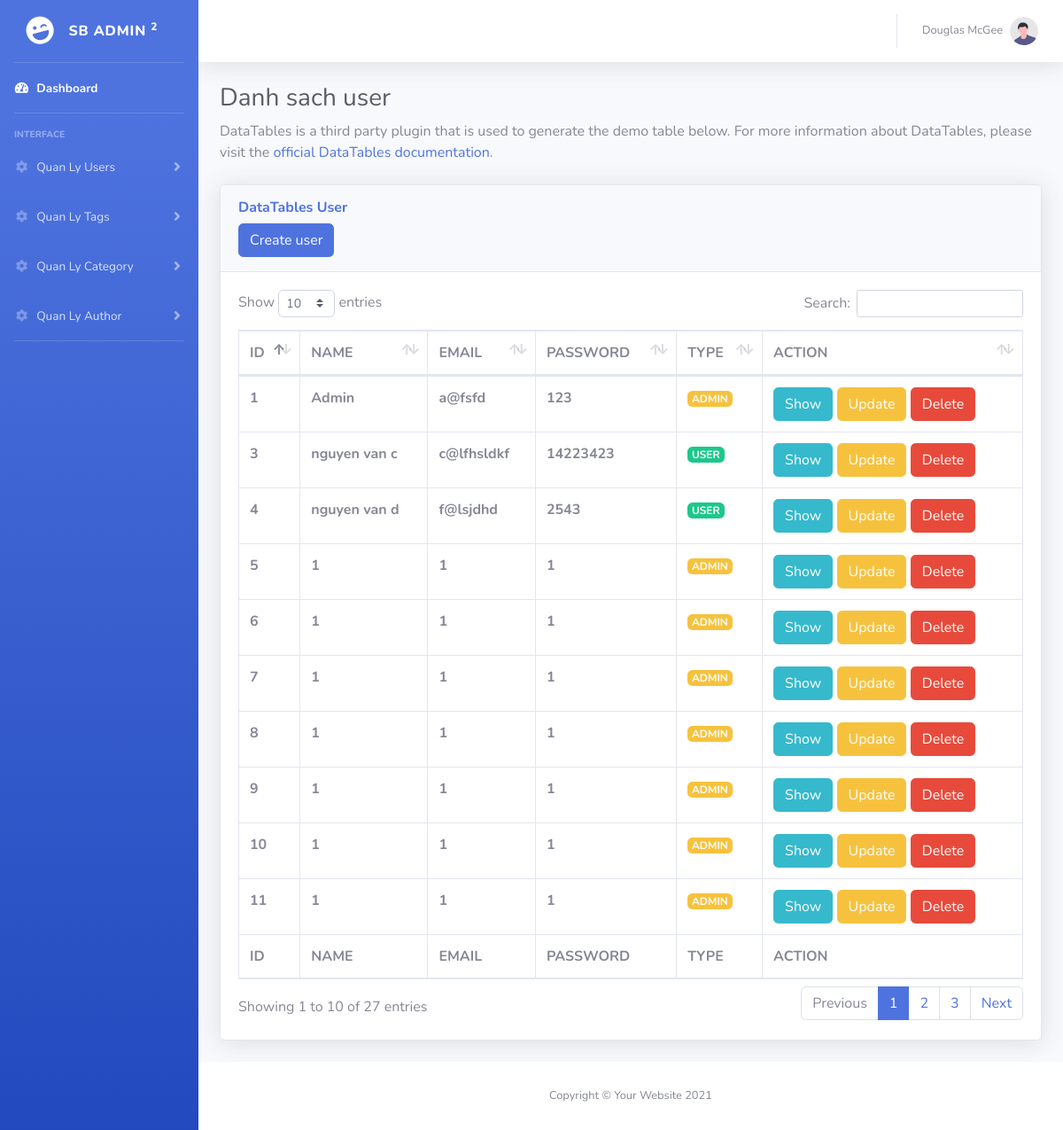
/admin/?act=users, run on the app's committed database.
### tables this page shows
CREATE TABLE `users` (
  `id` int NOT NULL,
  `name` varchar(20) NOT NULL,
  `email` varchar(20) NOT NULL,
  `password` varchar(20) NOT NULL,
  `type` tinyint(1) DEFAULT '0' COMMENT 'true(1) :admin,false(0):member\r\n'
);

### admin/controllers/UserController.php (called while the page is built, shortened)
<?php
function userListAll()
{
    $title =  ' Danh sach user';
    $style = 'styles/datatable';
    $users = listAll('users');
    require_once PATH_VIEW_ADMIN . 'layouts/master.php';
}

### admin/index.php (called while the page is built, shortened)
<?php
require_once '../commons/model.php';
$act = $_GET['act'] ?? '/';
match ($act) {
    '/' => dashboard(),
    'users' => userListAll(),
    'user-detail' => userShowOne($_GET['id']),
    'user-create' => userCreate(),
    'user-update' => userUpdate($_GET['id']),
    'user-delete' => userDelete($_GET['id']),
    'tags' => tagListAll(),
    'tag-detail' => tagShowOne($_GET['id']),
    'tag-create' => tagCreate(),
    'tag-update' => tagUpdate($_GET['id']),
    'tag-delete' => tagDelete($_GET['id']),
    'categories' => categoryListAll(),
    'category-detail' => categoryShowOne($_GET['id']),
    'category-create' => categoryCreate(),
    'category-update' => categoryUpdate($_GET['id']),
    'category-delete' => categoryDelete($_GET['id']),
    'authos' => authosListAll(),
    'authos-detail' => authosShowOne($_GET['id']),
    'authos-create' => authosCreate(),
    'authos-update' => authosUpdate($_GET['id']),
    'authos-delete' => authosDelete($_GET['id']),
};

### commons/model.php (called while the page is built, shortened)
<?php
if (!function_exists('listAll')) {
    function listAll($tableName)
    {
        try {
            $sql = "SELECT * FROM $tableName ORDER BY ID DESC";
            $stmt = $GLOBALS['conn']->prepare($sql);
            $stmt->execute();
            return $stmt->fetchAll();
        } catch (\Exception $e) {
            debug($e);
        }
    }
}

### admin/views/users/index.php (the view, shortened to what this page needs)
<div class="container-fluid">
  <h1 class="h3 mb-2 text-gray-800"><?= $title ?></h1>
  <p class="mb-4">
    DataTables is a third party plugin that is used to generate the
    demo table below. For more information about DataTables, please
    visit the
    <a target="_blank" href="https://datatables.net">official DataTables documentation</a>.
  </p>
  <div class="card shadow mb-4">
    <div class="card-header py-3">
      <h6 class="m-0 font-weight-bold text-primary">
        DataTables User
      </h6>
      <a href="<?= BASE_URL_ADMIN . '?act=user-create' ?>" class="btn btn-primary mt-2">Create user</a>
    </div>
    <div class="card-body">
      <div class="table-responsive">
        <table class="table table-bordered" id="dataTable" width="100%" cellspacing="0">
          <thead>
            <tr>
              <th>ID</th>
              <th>NAME</th>
              <th>EMAIL</th>
              <th>PASSWORD</th>
              <th>TYPE</th>
              <th>ACTION</th>
            </tr>
          </thead>
          <tfoot>
            <tr>
              <th>ID</th>
              <th>NAME</th>
              <th>EMAIL</th>
              <th>PASSWORD</th>
              <th>TYPE</th>
              <th>ACTION</th>
            </tr>
          </tfoot>
          <tbody>
            <?php
            foreach ($users as $key => $user) : ?>
              <tr>
                <th><?= $user['id'] ?></th>
                <th><?= $user['name'] ?></th>
                <th><?= $user['email'] ?></th>
                <th><?= $user['password'] ?></th>
                <th><?=
                    $user['type'] == 1 ?
                      '<span class="badge-warning badge">ADMIN</span>'
                      :
                      '<span class="badge-success badge">USER</span>'
                    ?></th>
                <th>
                  <a class="btn btn-info" href="<?= BASE_URL_ADMIN ?>?act=user-detail&id=<?= $user['id'] ?>">Show</a>
                  <a class="btn btn-warning" href="<?= BASE_URL_ADMIN ?>?act=user-update&id=<?= $user['id'] ?>">Update</a>
                  <a class="btn btn-danger" href="<?= BASE_URL_ADMIN ?>?act=user-delete&id=<?= $user['id'] ?>">Delete</a>
                </th>
              </tr>
            <?php endforeach; ?>
          </tbody>
        </table>
      </div>
    </div>
  </div>
</div>

### admin/views/layouts/master.php (shortened to what this page needs)
<!DOCTYPE html>
<html lang="en">
<head>
    <link href="<?= BASE_URL ?>assets/admin/vendor/fontawesome-free/css/all.min.css" rel="stylesheet" type="text/css">
    <link href="<?= BASE_URL ?>/assets/admin/css/sb-admin-2.min.css" rel="stylesheet">
    <?php if (isset($style) && $style) {
        require_once PATH_VIEW_ADMIN  . $style . '.php';
    } ?>
</head>
<body id="page-top">
    <div id="wrapper">
        <?php require_once PATH_VIEW_ADMIN . '/layouts/partials/sidebar.php'; ?>
        <div id="content-wrapper" class="d-flex flex-column">
            <div id="content">
                <?php require_once PATH_VIEW_ADMIN . '/layouts/partials/topbar.php'; ?>
                <?php require_once PATH_VIEW_ADMIN . $view . '.php'; ?>
            </div>
            <?php require_once PATH_VIEW_ADMIN . '/layouts/partials/footer.php'; ?>
        </div>
    </div>
</body>
</html>

### admin/views/styles/datatable.php
<link href="<?= BASE_URL ?>assets/admin/vendor/datatables/dataTables.bootstrap4.min.css" rel="stylesheet" />

### admin/views/layouts/partials/sidebar.php (shortened to what this page needs)
<ul class="navbar-nav bg-gradient-primary sidebar sidebar-dark accordion" id="accordionSidebar">
    <a class="sidebar-brand d-flex align-items-center justify-content-center" href="index.html">
        <div class="sidebar-brand-icon rotate-n-15">
            <i class="fas fa-laugh-wink"></i>
        </div>
        <div class="sidebar-brand-text mx-3">SB Admin <sup>2</sup></div>
    </a>
    <hr class="sidebar-divider my-0">
    <li class="nav-item active">
        <a class="nav-link" href="<?= BASE_URL_ADMIN ?>">
            <i class="fas fa-fw fa-tachometer-alt"></i>
            <span>Dashboard</span></a>
    </li>
    <hr class="sidebar-divider">
    <div class="sidebar-heading">
        Interface
    </div>
    <li class="nav-item">
        <a class="nav-link collapsed" href="#" data-toggle="collapse" data-target="#collapseTwo" aria-expanded="true" aria-controls="collapseTwo">
            <i class="fas fa-fw fa-cog"></i>
            <span>Quan Ly Users</span>
        </a>
    </li>
    <li class="nav-item">
        <a class="nav-link collapsed" href="#" data-toggle="collapse" data-target="#collapseThree" aria-expanded="true" aria-controls="collapseThree">
            <i class="fas fa-fw fa-cog"></i>
            <span>Quan Ly Tags</span>
        </a>
    </li>
    <li class="nav-item">
        <a class="nav-link collapsed" href="#" data-toggle="collapse" data-target="#collapse4" aria-expanded="true" aria-controls="collapse4">
            <i class="fas fa-fw fa-cog"></i>
            <span>Quan Ly Category</span>
        </a>
    </li>
    <li class="nav-item">
        <a class="nav-link collapsed" href="#" data-toggle="collapse" data-target="#collapse5" aria-expanded="true" aria-controls="collapse5">
            <i class="fas fa-fw fa-cog"></i>
            <span>Quan Ly Author</span>
        </a>
    </li>
    <hr class="sidebar-divider">
</ul>

### admin/views/layouts/partials/topbar.php (shortened to what this page needs)
<nav class="navbar navbar-expand navbar-light bg-white topbar mb-4 static-top shadow">
    <ul class="navbar-nav ml-auto">
        <li class="nav-item dropdown no-arrow">
            <a class="nav-link dropdown-toggle" href="#" id="userDropdown" role="button" data-toggle="dropdown" aria-haspopup="true" aria-expanded="false">
                <span class="mr-2 d-none d-lg-inline text-gray-600 small">Douglas McGee</span>
                <img class="img-profile rounded-circle" src="<?= BASE_URL ?>/assets/admin/img/undraw_profile.svg">
            </a>
        </li>
    </ul>
</nav>

### admin/views/layouts/partials/footer.php
<footer class="sticky-footer bg-white">
                <div class="container my-auto">
                    <div class="copyright text-center my-auto">
                        <span>Copyright &copy; Your Website 2021</span>
                    </div>
                </div>
            </footer>

### data on the page
users: id "11", name "1", email "1", password "1", type "ADMIN"
users: id "10", name "1", email "1", password "1", type "ADMIN"
users: id "9", name "1", email "1", password "1", type "ADMIN"
users: id "8", name "1", email "1", password "1", type "ADMIN"
users: id "7", name "1", email "1", password "1", type "ADMIN"
users: id "6", name "1", email "1", password "1", type "ADMIN"
users: id "5", name "1", email "1", password "1", type "ADMIN"
users: id "4", name "nguyen van d", email "f@lsjdhd", password "2543", type "USER"
users: id "3", name "nguyen van c", email "c@lfhsldkf", password "14223423", type "USER"
users: id "1", name "Admin", email "a@fsfd", password "123", type "ADMIN"

### other printed values
$title "Danh sach user"
